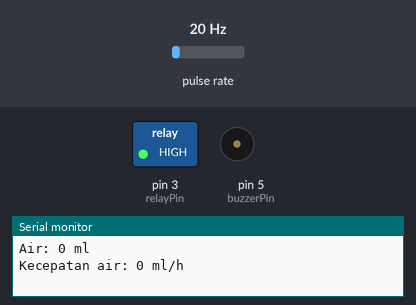
A sketch run on a simulated Arduino Uno, built with avr-gcc and run on an emulated ATmega328P. Parts: switched loads named in the sketch (green lamp = pin HIGH), buzzer (waves = sounding, pin HIGH), the last lines printed to the serial monitor. Wiring (inferred from the names in the program): pulse sensor: data pin 2. Inputs (shaded band) come from the test bench; at power-on: pulse rate 20 Hz.

Above: at 0.1 s.
At 2.1 s:
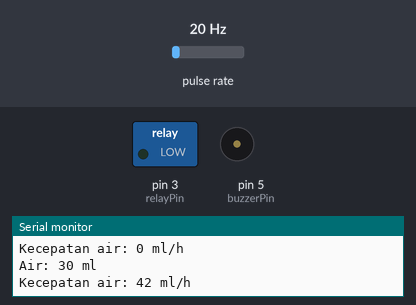
Timing chart, 0 to 3.6 s (numbered marks = the images above):
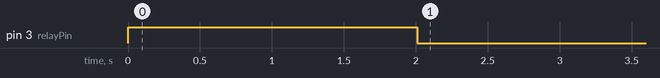

The sketch:

arduinio_flowsensor_fixed.ino
```cpp
#include <Wire.h>
#include <SoftwareSerial.h>
SoftwareSerial myserial(8, 9); // RX TX

const int sensorPin = 2;
const int relayPin = 3;

const int buzzerPin = 5;
int buzzerVolume = 50; // Volume default buzzer (0 - 255)

float calibrationFactor = 11;

volatile byte pulses;
float flowRate;
unsigned int flowMilliLitres;
unsigned long totalMilliLitres;

unsigned long oldTime;
unsigned long relayTimer = 0;
unsigned long lastFlowTime = 0;

bool relayState = false;
unsigned long relayOnDuration = 5000;  // 5 seconds

void setup() {
  Serial.begin(9600);
  myserial.begin(9600);
  initPins();
}

void loop() {
  unsigned long currentMillis = millis();
  receivedData();
  if ((currentMillis - oldTime) > 1000) {
    detachInterrupt(digitalPinToInterrupt(sensorPin));
    calculateFlowRate();  // Menghitung laju aliran air
    updateFlow();         // Memperbarui total air yang telah mengalir
    controlRelay();       // Mengontrol relay berdasarkan kondisi aliran air
    sendTotalMilliLitres(); // Mengirim totalMilliLitres ke NodeMCU
    sendFlowRate(); //mengirim flowRate ke NodeMcu
    resetPulseCounter();  // Reset hitungan pulsa
    attachInterrupt(digitalPinToInterrupt(sensorPin), pulseCounter, FALLING);
  }
  displayDataOnMonitor();
  openRelayEveryHour();  // Buka relay setiap 1 jam
}

void initPins() {
  pinMode(sensorPin, INPUT);
  pinMode(relayPin, OUTPUT);
  digitalWrite(sensorPin, HIGH);
  pulses = 0;
  flowRate = 0.0;
  flowMilliLitres = 0;
  totalMilliLitres = 0;
  oldTime = millis();
  relayTimer = millis();
  digitalWrite(relayPin, HIGH);  // Matikan relay saat inisialisasi
  pinMode(buzzerPin, OUTPUT);
}

void calculateFlowRate() {
  flowRate = ((1000.0 / (millis() - oldTime)) * pulses) / calibrationFactor;
  oldTime = millis();
  flowMilliLitres = (flowRate / 60) * 1000;
}

void updateFlow() {
  if (flowMilliLitres > 0) {
    totalMilliLitres += flowMilliLitres;
    lastFlowTime = millis();
  }
}

String getValue(String data, char separator, int index) {
  int found = 0;
  int strIndex[] = {0, -1};
  int maxIndex = data.length() - 1;

  for (int i = 0; i <= maxIndex && found <= index; i++) {
    if (data.charAt(i) == separator || i == maxIndex) {
      found++;
      strIndex[0] = strIndex[1] + 1;
      strIndex[1] = (i == maxIndex) ? i + 1 : i;
    }
  }
  return found > index ? data.substring(strIndex[0], strIndex[1]) : "";
}

void controlRelay() {
  unsigned long currentMillis = millis();
  unsigned long delayBeforeReset = 5000;  // Delay sebelum reset totalMilliLitres (dalam milidetik), contoh: 5000 ms = 5 detik

  if (totalMilliLitres >= 20000) {
    if (relayState) {
      relayState = false;
      digitalWrite(relayPin, HIGH); // Matikan relay
      relayTimer = currentMillis;  // Mulai hitung delay untuk reset totalMilliLitres
    }

    // Reset totalMilliLitres menjadi 0 setelah delay selesai
    if (!relayState && currentMillis - relayTimer >= delayBeforeReset) {
      totalMilliLitres = 0;
    }
  } else {
    if (flowMilliLitres > 0) {
      relayState = true;
      digitalWrite(relayPin, LOW);
      relayTimer = millis();
    } else {
      if (relayState && (currentMillis - relayTimer >= relayOnDuration)) {
        relayState = false;
        digitalWrite(relayPin, HIGH);
      }
    }
  }
}
void receivedData() {
  if (myserial.available() > 0) {
    String data = myserial.readStringUntil('\n');
    String state = getValue(data, '|', 0);
    String value = getValue(data, '|', 1);

    if (state == "state" && value == "1") {
      Serial.print("relay on");
      analogWrite(buzzerPin, buzzerVolume);
      digitalWrite(relayPin, LOW);
    } else if (state == "state" && value == "0") {
      Serial.print("relay off");
      analogWrite(buzzerPin, 0);
      digitalWrite(relayPin, HIGH);
    } else {
      return;
    }
    Serial.print("data blynk : ");
    Serial.println(state);
  }
}

void displayDataOnMonitor() {
  Serial.print("Air: ");
  Serial.print(totalMilliLitres);
  Serial.println(" ml    ");
  Serial.print("Kecepatan air: ");
  Serial.print(flowMilliLitres * 60 * 60 / 1000); // Convert ml/s to ml/h
  Serial.println(" ml/h");
  delay(200);
  if (totalMilliLitres >= 20000) {
    Serial.print("Air telah penuh");
  }
}

void sendTotalMilliLitres() {
  myserial.print(totalMilliLitres);
  myserial.print('\n'); // Kirim newline untuk menandai akhir pesan
}

void sendFlowRate() {
  //  myserial.print("Kecepatan air: ");
  myserial.print(flowMilliLitres * 60 * 60 / 1000); // Convert ml/s to ml/h
  myserial.print('\n'); // Kirim newline untuk menandai akhir pesan
  //  myserial.print("ml/h\n");
}

void resetPulseCounter() {
  pulses = 0;
}

void pulseCounter() {
  pulses++;
}

void openRelayEveryHour() {
  unsigned long currentMillis = millis();
  if ((currentMillis - relayTimer) >= 60000) {
    relayTimer = currentMillis;
    if (totalMilliLitres < 1000) {
      analogWrite(buzzerPin, buzzerVolume);
      digitalWrite(relayPin, LOW);
      relayState = true;
      Serial.print("Air Sdng Mngalir");
      delay(10000);  // Tunda 10 detik
      analogWrite(buzzerPin, 0);
      digitalWrite(relayPin, HIGH);
      relayState = false;
    }
  }
}
```

Measured:
- by itself, pin 3 (relayPin): HIGH → LOW at 2.0 s
